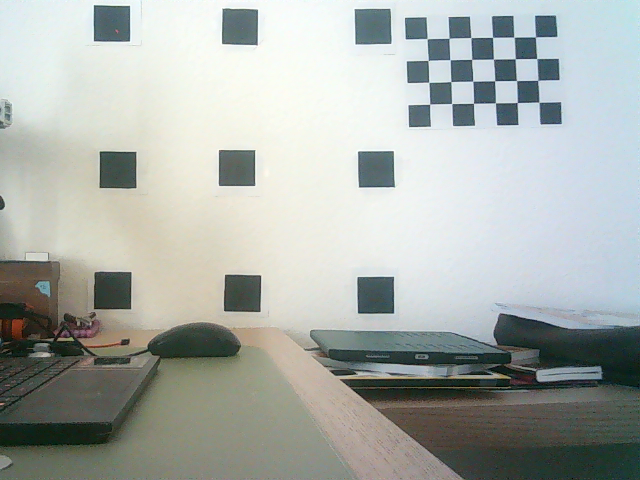
#> input picture cal_laser/0/0_img.png, 640 x 480 px
$ python 0048_define_laser_point_masks.py
#> lines starting #> are read from the running program, lines starting #| are printed output that depends on the picture; after the words box and inside, x2 and y2 are one past the last pixel; in counts of white or black regions, pixels touching at a corner belong together
import cv2
import numpy as np
'''
Notice that when collecting the laser calibration images, the camera laser setup is the same.
Hence the additional squares on the wall are at the same location for all images.
Hence, we can manually define all locations and masks in a single image.
'''

cal_path = './cal_laser/'
image_path = cal_path + '/0/0_img.png'
laser_point_masks_file = cal_path + '/laser_point_masks.txt'

frame = cv2.imread(image_path)
#> frame is the input picture: shape (480, 640, 3); mean B, G, R 170.2, 174.9, 169.6
frame_copy = frame.copy()

mouseX = 0
mouseY = 0
rw = 30
rh = 30
idx = 0
def draw_circle(event,x,y,flags,param):
    global mouseX,mouseY, rw, rh
    if event == cv2.EVENT_LBUTTONDBLCLK:
        mouseX,mouseY = x,y

cv2.namedWindow('image')
cv2.setMouseCallback('image',draw_circle)


while(1):

    mask = np.zeros(frame.shape[:2], dtype="uint8")
    p0 = (mouseX - rw//2, mouseY- rh//2)
    pf = (mouseX + rw//2, mouseY+ rh//2)
    cv2.rectangle(mask,p0,pf,255,-1)
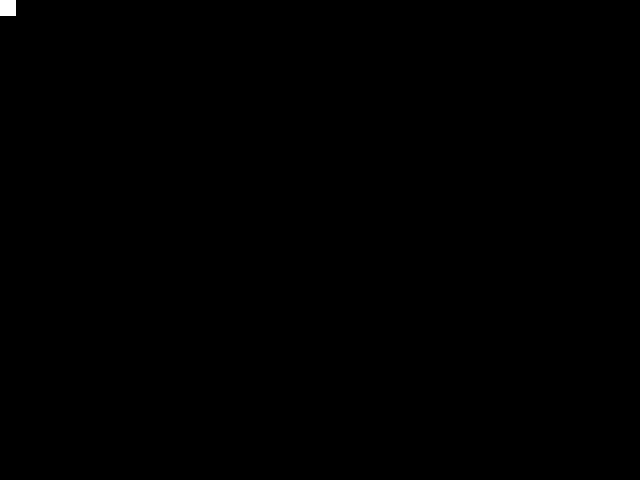
#> mask: shape (480, 640); 0.08% white; 1 white region, box (x1, y1, x2, y2) and area: (0, 0, 16, 16) 256
    frame_masked = cv2.bitwise_and(frame_copy,frame_copy,mask=mask)

    frame = frame_copy.copy()
    cv2.rectangle(frame,p0,pf,(255,0,0),1)
#> frame: shape (480, 640, 3); 0.01% of pixels changed, all inside (x1, y1, x2, y2) = (0, 0, 16, 16)

    cv2.imshow('image', frame)
    cv2.imshow('image_masked', frame_masked)

    k = cv2.waitKey(1)
#> (key q is pressed here)
    # quit
    if k == ord('q'):
        break
    # reload
    elif k == ord('r'):
        frame = cv2.imread(image_path)
    # reload
    elif k == ord('a'):
        print(mouseX,mouseY)
    # increase width
    elif k == ord('x'):
        rw+=1
    # decrease width
    elif k == ord('w'):
        rw-=1
    # increase height
    elif k == ord('j'):
        rh+=1
    # decrease height
    elif k == ord('h'):
        rh-=1
    elif k == ord('s'):
        # write file:
        with open(laser_point_masks_file, "a") as f:
            tof = f'{idx:d}\t{mouseX:d}\t{mouseY:d}\t{rw:d}\t{rh:d}\n'
            f.write(tof)
            print(tof)
        idx+=1

cv2.destroyAllWindows()
